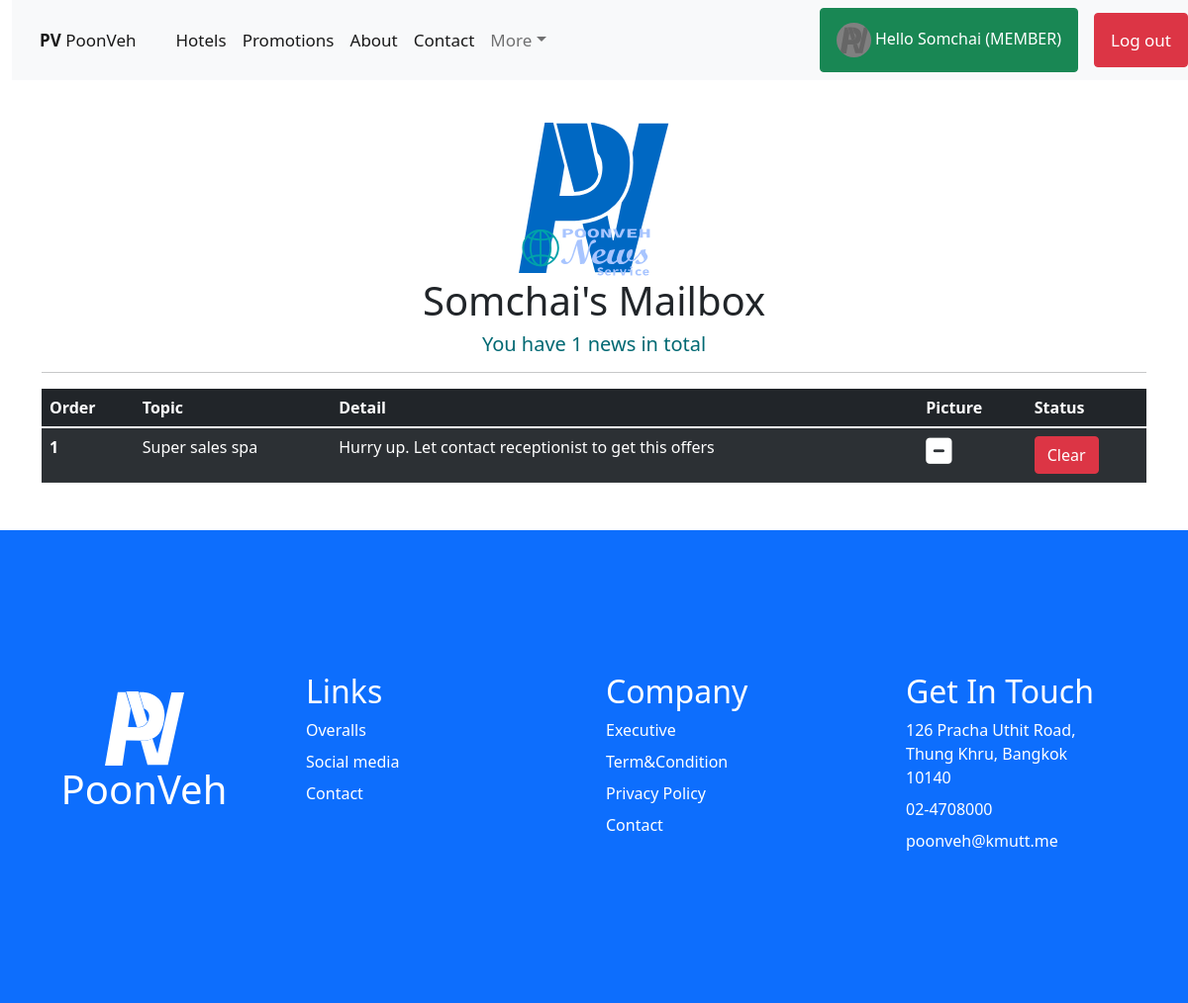
Before: /inbox/ (signed in) with the older database file.
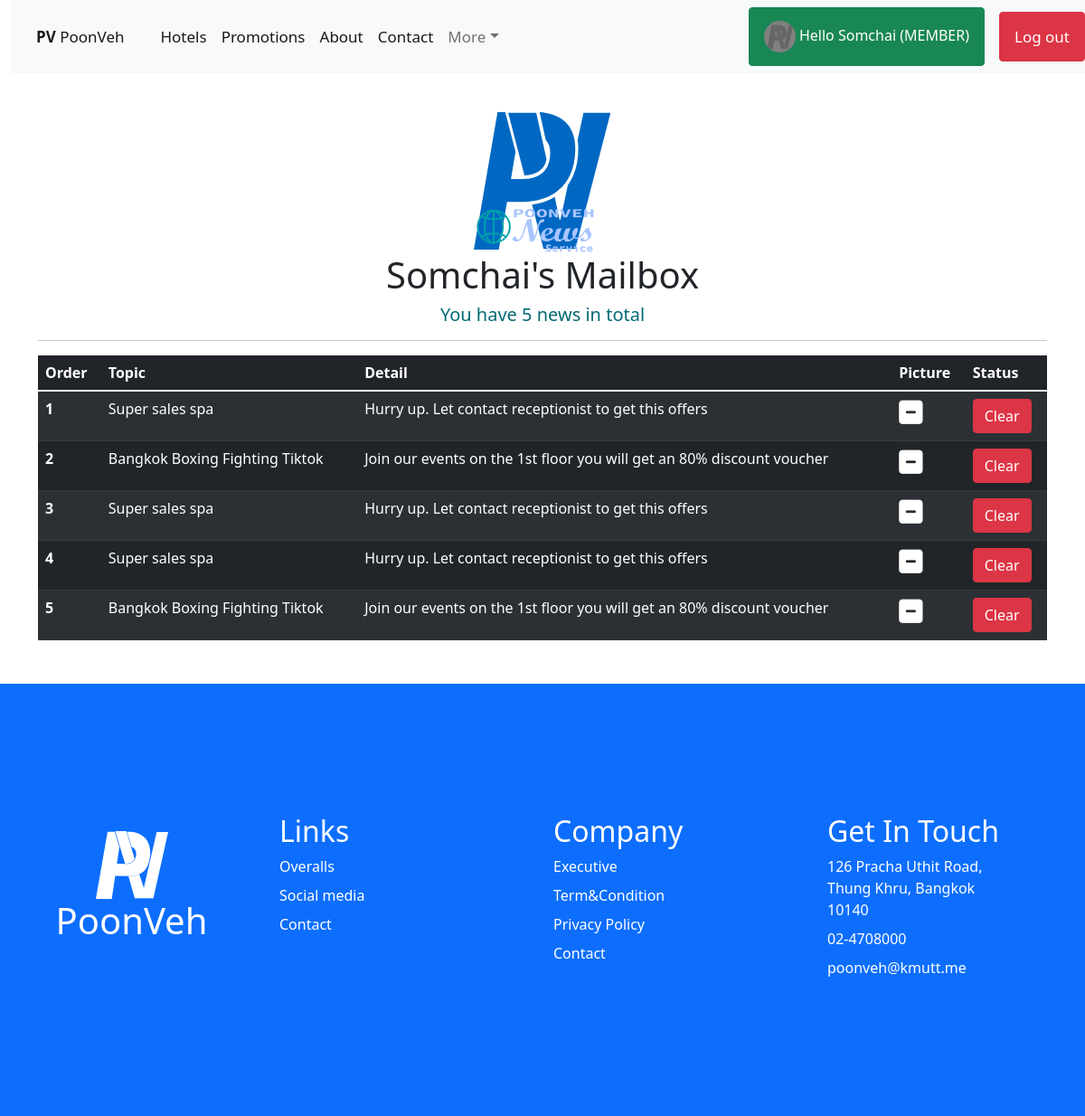
After: the same page with the newer database file.
### HotelApp/models.py (models this page shows, shortened)
class GetNews(models.Model):
    member=models.ForeignKey(Member, on_delete=models.CASCADE, null=True, blank=True)
    news=models.ForeignKey(News, on_delete=models.CASCADE, null=True, blank=True)
    class Meta:
        db_table='getnews'

class News(models.Model):
    News_Name=models.CharField(max_length=50)
    News_Detail=models.TextField()
    News_Pic=CloudinaryField('news', null=True, blank=True, default=None, folder='poonveh-cpe231/news')
    class Meta:
        db_table='news'

### HotelApp/views.py (the view)
# urls.py: path('inbox/', NewsInbox, name='news-inbox'),
@login_required
def NewsInbox(request):
    context={}
    try:
        newsinbox=GetNews.objects.filter(member=Member.objects.get(id=request.user.id))  # Join GetNews Member News
        context['newsinbox']=newsinbox
    except:
        context['newsinbox']=None
    if request.method == 'POST':
        data=request.POST.copy()
        getnewid=data.get('getnewid')
        GetNews.objects.get(id=getnewid).delete()
    return render(request, 'frontend/newsinbox.html', context)

### HotelApp/templates/frontend/newsinbox.html (shortened to what this page needs)
{% extends 'frontend/base2.html' %}
{% load static %}
{% block content %}
    <br><br><br><br>
    <div class ="containerbody">
        <div class="container">
            <center>
                <br><img src="{% static 'img/pvlogonews.svg' %}" width="160">
                <h1>{{user.username}}'s Mailbox</h1>
                <h5 style="color:rgb(0, 105, 115)">You have {{newsinbox|length}} news in total<h5>
            </center><hr>
            <table class="table table-striped table-dark">
                <thead>
                    <tr>
                        <th scope="col">Order</th>
                        <th scope="col">Topic</th>
                        <th scope="col">Detail</th>
                        <th scope="col">Picture</th>
                        <th scope="col">Status</th>
                    </tr>
                </thead>
                <tbody>
			        <form method="POST">
                        {% for inbox in newsinbox %}
                            <tr>
                                <th scope="row">{{forloop.counter}}</th>
                                <td>{{inbox.news.News_Name}}</td>
                                <td>{{inbox.news.News_Detail}}</td>
                                {% if inbox.news.News_Pic %}
                                    <td><a href="{{inbox.news.News_Pic.url}}"><i class="fa fa-camera" style="font-size:30px; color:white;"></i></a></td>
                                {% else %}
                                    <td><i class="fa fa-minus-square" style="font-size:30px; color:white;"></i></td>
                                {% endif %}
                                <td><button type="submit" class="btn btn-danger" name="getnewid" value="{{inbox.id}}">Clear</button></td>
                            </tr>
                        {% endfor %}
                    </form>
                </tbody>
            </table>
        </div>
    </div>
{% endblock content %}

### HotelApp/templates/frontend/base2.html (shortened to what this page needs)
{% load static %}
<head>
    <link rel="stylesheet" href="{% static 'css/style2.css' %}">
    <link rel="stylesheet" href="{% static 'css/MaterialIcons' %}">
    <link rel="stylesheet" href="{% static 'css/SecularOne' %}">
    <link rel="stylesheet" href="{% static 'css/Inter' %}">
    <link rel="stylesheet" href="{% static 'css/OrelegaOne' %}">
    <link rel="stylesheet" href="{% static 'css/RubikMonoOne' %}">
    <link rel="stylesheet" href="https://cdnjs.cloudflare.com/ajax/libs/font-awesome/4.7.0/css/font-awesome.min.css">
    <link href="{% static 'css/bootstrap.min.css' %}" rel="stylesheet">
</head>
<body>
    <div class = "main">
        <div class="container-fluid">
            <header class="navbar navbar-expand-lg navbar-light bg-light bd-navbar"style="position:fixed">
                <nav class="container-xxl flex-wrap flex-md-nowrap" >
                    <a class="navbar-brand" href="{% url 'home-page' %}"><b>PV</b> PoonVeh</a>
                    <div class="collapse navbar-collapse" id="navbarNavDropdown">
                        <ul class="navbar-nav me-auto mb-2 mb-lg-0">
                            <li class="nav-item">
                                <a class="nav-link active" href="{% url 'hotels-page' %}">Hotels</a>
                            </li>
                            <li class="nav-item">
                                <a class="nav-link active" href="{% url 'promotions-page' %}">Promotions</a>
                            </li>
                            <li class="nav-item">
                                <a class="nav-link active" href="{% url 'about-page' %}">About</a>
                            </li>
                            <li class="nav-item">
                                <a class="nav-link active" href="{% url 'contact-page' %}">Contact</a>
                            </li>
                            {% if user.is_authenticated %}
                                <li class="nav-item dropdown">
                                    <a class="nav-link dropdown-toggle" id="navbarDropdownMenuLink" role="button" data-bs-toggle="dropdown" aria-expanded="false">More</a>
                                </li>
                            </ul>
                                <li>
                                    {% if user.is_staff %}
                                        <a class="btn btn-outline-warning nav-link active" style="font-size:100%" href="{% url 'profile-page' %}">
                                            {% if user.member.Member_Pic %}
                                                <img src="{{user.member.Member_Pic.url}}" width="35" height="35" class="rounded-circle">
                                            {% else %}
                                                <img src="{% static 'img/placeholder_grey.svg' %}" width="35" height="35" class="rounded-circle">
                                            {% endif %}
                                            Hello {{user.first_name}} ({{user.member.staff.Staff_Position}})
                                        </a>
                                    {% else %}
                                        <a class="btn btn-outline-success nav-link active" style="font-size:100%" href="{% url 'profile-page' %}">
                                            {% if user.member.Member_Pic %}
                                                <img src="{{user.member.Member_Pic.url}}" width="35" height="35" class="rounded-circle">
                                            {% else %}
                                                <img src="{% static 'img/placeholder_grey.svg' %}" width="35" height="35" class="rounded-circle">
                                            {% endif %}
                                            Hello {{user.first_name}} (MEMBER)
                                        </a>
                                    {% endif %}
                                </li>&emsp;
                                <a class="btn btn-outline-danger nav-link active" href="{% url 'logout' %}">Log out</a>
                        {% endif %}
                    </div>
                </nav>
            </header>
        </div>
        <div class="containerbody">
        {% block content %}{% endblock content %}
        </div>
        <footer class = "bd-footer py-5 mt-5 bg-primary">
            <div class = "container py-5">
                <div class = "row">
                    <div class = "col display-4 text-white">
                        <center>
                            <br><img src="{% static 'img/logoWhite.svg' %}" width="80">
                            <h1>PoonVeh</h1>
                        </center>
                    </div>
                    <div class="col p-5">
                        <div class = "text-white mb-2">
                            <h2><a style="color:white;" href="{% url 'about-page' %}">Links</a></h2>
                        </div>
                        <div class = "text-white mb-2">
                            Overalls
                        </div>
                        <div class = "text-white mb-2">
                            Social media
                        </div>
                        <div class = "text-white mb-2">
                            Contact
                        </div>
                    </div>
                    <div class = "col p-5">
                        <div class = "text-white mb-2">
                            <h2><a style="color:white;" href="{% url 'about-page' %}">Company</a></h2>
                        </div>
                        <div class = "text-white mb-2">
                            Executive
                        </div>
                        <div class = "text-white mb-2">
                            Term&Condition
                        </div>
                        <div class = "text-white mb-2">
                            Privacy Policy
                        </div>
                        <div class = "text-white mb-2">
                            Contact
                        </div>
                    </div>
                    <div class = "col p-5">
                        <div class = "text-white mb-2">
                            <h2><a style="color:white;" href="{% url 'about-page' %}">Get In Touch</a></h2>
                        </div>
                        <div class = "text-white mb-2">
                            126 Pracha Uthit Road,<br>Thung Khru, Bangkok 10140
                        </div>
                        <div class = "text-white mb-2">
                            02-4708000
                        </div>
                        <div class = "text-white mb-2">
                            poonveh@kmutt.me
                        </div>
                    </div>
                </div>
            </div>
        </footer>
        </div>
</body>

### static/css/style2.css (style rules this page uses)
body { margin:0; }
.navbar { background-color: #333; position: fixed; top: 0; width: 100%; }
.navbar a { float: left; display: block; color: #f2f2f2; text-align: center; padding: 14px 16px; text-decoration: none; font-size: 17px; }
.containerbody { margin: 0 auto; min-width: 992px !important; width: 100%; }
@media (min-width: 576px) { .containerbody { max-width: 540px; } }
@media (min-width: 768px) { .containerbody { max-width: 720px; } }
@media (min-width: 992px) { .containerbody { max-width: 960px; } }
@media (min-width: 1200px) { .containerbody { max-width: 1140px; } }
@media screen and (max-width: 2000px) { .containerbody { max-width: 1440px; } }
@media (min-width: 1200px) { header .container-xxl { max-width: 92.25rem; } }
body { color: rgb(0, 0, 0); background-color: #ffffff; font-family: 'Inter', sans-serif; margin: 0; }
body a { text-decoration: none; }
* { box-sizing: border-box; }
nav { list-style: none; }
a { text-decoration:none; }
.navbar { position: relative; z-index: 1020; }

Changed rows visible on the page:
added GetNews: news.News_Name "Bangkok Boxing Fighting Tiktok", news.News_Detail "Join our events on the 1st floor you will get an 80% discount voucher", {{ inbox.id }} 4 (drawn)
added GetNews: news.News_Name "Super sales spa", news.News_Detail "Hurry up. Let contact receptionist to get this offers", {{ inbox.id }} 6 (drawn)
added GetNews: news.News_Name "Super sales spa", news.News_Detail "Hurry up. Let contact receptionist to get this offers", {{ inbox.id }} 7 (drawn)
added GetNews: news.News_Name "Bangkok Boxing Fighting Tiktok", news.News_Detail "Join our events on the 1st floor you will get an 80% discount voucher", {{ inbox.id }} 10 (drawn)
Other visible differences:
{{ newsinbox|length }}: "1" → "5"
